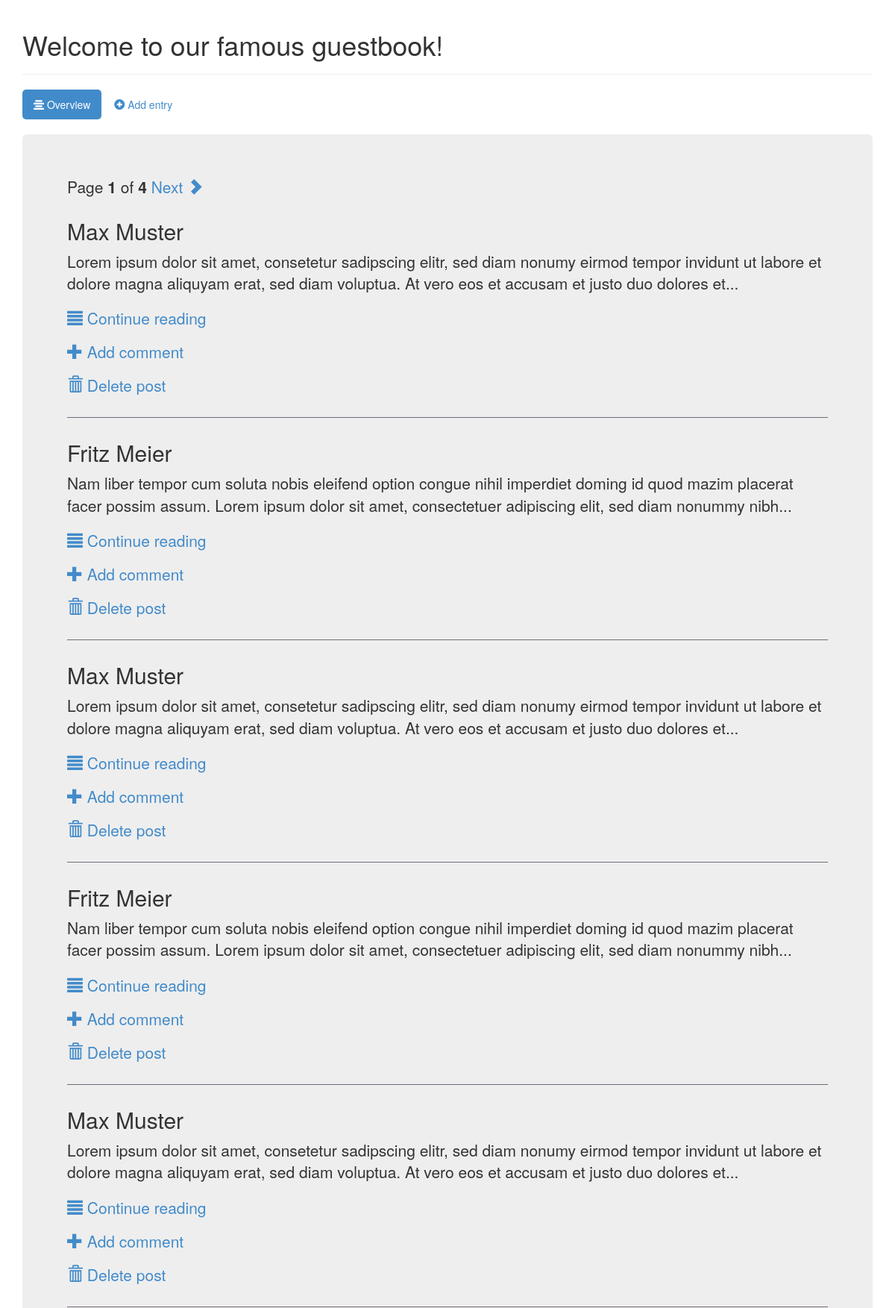
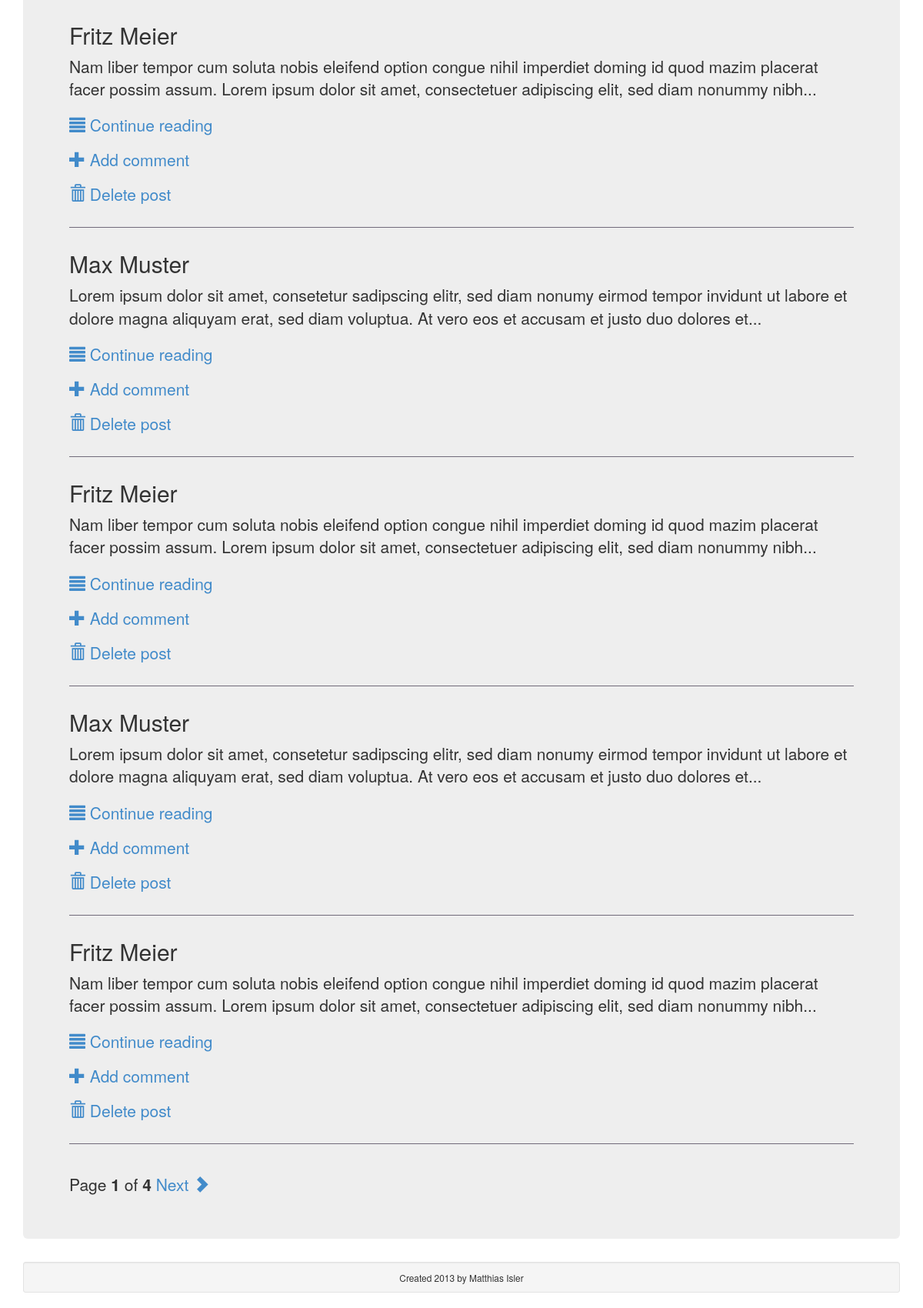
The page / on the database its author committed (2 pictures, top to bottom).
### tables this page shows
CREATE TABLE IF NOT EXISTS `posts` (
  `post_id` int(10) unsigned NOT NULL AUTO_INCREMENT,
  `name` varchar(100) NOT NULL,
  `mail` varchar(100) NOT NULL,
  `message` text NOT NULL,
  `created_at` timestamp NOT NULL DEFAULT CURRENT_TIMESTAMP,
  PRIMARY KEY (`post_id`)
);

### library/framework/view/Base.php (called while the page is built, shortened)
<?php
class Framework_View_Base
{
    private $_vars = array();
    private $_target = null;
    public function load($target)
    {
        $this->_target = $this->_prefix . $target;
        return $this;
    }
    public function __get($name)
    {
        return $this->get($name);
    }
    public function set($name, $value)
    {
        $this->_vars[$name] = $value;
        return $this;
    }
    public function get($name)
    {
        if (isset($this->_vars[$name])) {
            return $this->_vars[$name];
        }
        return false;
    }
    public function render()
    {
        $autoloader = Framework_Autoloader::getInstance();
        include $autoloader->autoload($this->_target, false);
        return ob_get_clean();
    }
}

### app/controller/Book.php (called while the page is built, shortened)
<?php
class Controller_Book extends Framework_Controller
{
    public function overview()
    {
        $view = $this->view()->load('Book_Overview');
        $model = $this->model()->load('Post');
        $postQuantity = $model->getQuantity();
        $page = $this->request()->get('page');
        $maxPage = ceil($postQuantity / 10);
        if (!is_numeric($page) || $page > $maxPage || $page < 1) {
            $page = 1;
        }
        $posts = $model->getAllPaginated($page);
        $view->posts = $posts;
        $view->page = $page;
        $view->maxPage = $maxPage;
        return $view->render();
    }
}

### library/framework/mvc/dispatcher/Standard.php (called while the page is built, shortened)
<?php
class Framework_Mvc_Dispatcher_Standard implements Framework_Mvc_Dispatcher_Interface
{
    private $_method;
    public function setRoute($route)
    {
        $this->_method = $route[1];
        return $this;
    }
    public function loadRoute()
    {
        $method = $this->_method;
        $object = new $controller();
        $output = $object->$method();
        return $output;
    }
}

### library/framework/Mvc.php (called while the page is built, shortened)
<?php
class Framework_Mvc
{
    private static $_instance = null;
    private $_router = null;
    private $_dispatcher = null;
    private $_defaultRoute = array();
    public static function getInstance()
    {
        if (!self::$_instance) {
            self::$_instance = new self;
        }
        return self::$_instance;
    }
    public function setDefaultRoute($route)
    {
        $this->_defaultRoute = $route;
    }
    public function getDefaultRoute()
    {
        return $this->_defaultRoute;
    }
    public function getRouter()
    {
        return $this->_router;
    }
    public function setRouter($router)
    {
        if ($router instanceof Framework_Mvc_Router_Interface) {
            $this->_router = $router;
            return $this;
        }
        throw new Exception('Router is invalid');
    }
    public function getDispatcher()
    {
        return $this->_dispatcher;
    }
    public function setDispatcher($dispatcher)
    {
        if ($dispatcher instanceof Framework_Mvc_Dispatcher_Interface) {
            $this->_dispatcher = $dispatcher;
            return $this;
        }
        throw new Exception('Dispatcher is invalid');
    }
    public function run()
    {
        $router = $this->getRouter();
        $dispatcher = $this->getDispatcher();
        $route = new Framework_Controller_Request();
        $router->setRoute(array(
            $route->getController(),
            $route->getMethod()
        ));
        $dispatcher->setRoute(array(
            $router->getController(),
            $router->getMethod()
        ));
        if (!$dispatcher->testRoute()) {
            $router->setRoute($this->getDefaultRoute());
        }
        $dispatcher->setRoute(array(
            $router->getController(),
            $router->getMethod()
        ));
        $output = $dispatcher->loadRoute();
        return $this;
    }
}

### library/framework/Autoloader.php (called while the page is built, shortened)
<?php
class Framework_Autoloader
{
    private $_dirs = array();
    private static $_instance = null;
    public static function getInstance()
    {
        if (!self::$_instance) {
            self::$_instance = new self;
        }
        return self::$_instance;
    }
    public function addDir($dir)
    {
        $this->_dirs[] = $dir;
        return $this;
    }
    public function autoload($className, $include = true)
    {
        $fileName = $this->_convertClassName($className);
        foreach ($this->_dirs as $dir) {
            $file = $dir . DIRECTORY_SEPARATOR . $fileName;
            if (file_exists($file)) {
                if ($include) {
                    return true;
                }
                return $file;
            }
        }
        return false;
    }
    private function _convertClassName($className)
    {
        $name = '';
        $parts = explode('_', $className);
        $i = 1;
        $quantity = count($parts);
        foreach ($parts as $part) {
            if ($i == $quantity) {
                $name .= ucwords($part) . '.php';
            }
            else {
                $name .= strtolower($part) . DIRECTORY_SEPARATOR;
            }
            $i++;
        }
        return $name;
    }
}

### library/framework/model/Registry.php (called while the page is built, shortened)
<?php
class Framework_Model_Registry
{
    private $_connection = null;
    private static $_instance = null;
    public static function getInstance()
    {
        if (!self::$_instance) {
            self::$_instance = new self;
        }
        return self::$_instance;
    }
    public function setConnection($connection)
    {
        $this->_connection = $connection;
        return $this;
    }
    public function __call($name, $params)
    {
        if ($this->_connection) {
            if (method_exists($this->_connection, $name)) {
                return call_user_func_array(array($this->_connection, $name), $params[0]);
            }
            throw new Exception('Method not supported');
        }
        throw new Exception('Connection not available');
    }
}

### library/framework/Model.php (called while the page is built, shortened)
<?php
class Framework_Model
{
    private $_registry;
    public function __construct()
    {
        $this->_registry = Framework_Model_Registry::getInstance();
        return $this;
    }
    public function init()
    {
        return true;
    }
    final public function load($model)
    {
        $object = new $model();
        $object->init();
        return $object;
    }
    public function __call($name, $params)
    {
        return $this->_registry->$name($params);
    }
}

### app/model/Post.php (called while the page is built, shortened)
<?php
class Model_Post extends Framework_Model
{
    public function getAllPaginated($page)
    {
        $limit = $page * 10 - 10;
        $statement = $this->prepare("SELECT post_id, name, mail, message, created_at
                                     FROM posts
                                     ORDER BY created_at DESC
                                     LIMIT " . $limit . ",10");
        $statement->execute();
        return $statement->fetchAll();
    }
}

### library/framework/Controller.php (called while the page is built, shortened)
<?php
abstract class Framework_Controller
{
    final public function request()
    {
        return new Framework_Controller_Request();
    }
    final public function model()
    {
        return new Framework_Model();
    }
}

### library/framework/controller/Request.php (called while the page is built, shortened)
<?php
class Framework_Controller_Request
{
    public function get($key)
    {
        switch (true) {
            default:
                return null;
        }
    }
    public function has($key)
    {
        switch (true) {
            default:
                return false;
        }
    }
}

### app/view/book/Overview.php (the view, shortened to what this page needs)
<div id="pagination">
    <span>Page <strong><?php echo $page; ?></strong> of <strong><?php echo $this->maxPage; ?></strong></span>
    <?php if ($this->page < $this->maxPage) : ?>
        <a id="page-next" href="?controller=Book&method=overview&page=<?php echo $page + 1; ?>">
            Next <span class="glyphicon glyphicon-chevron-right"></span>
        </a>
    <?php endif; ?>
</div>
<?php foreach ($this->posts as $post) : ?>
<section class="post post-<?php echo $post['post_id']; ?>">
    <h2><?php echo $post['name']; ?></h2>
    <p>
        <?php
            if (strlen($post['message']) > 200) :
                $pos = strpos($post['message'], ' ', 200);
                echo substr($post['message'], 0, $pos ) . '...';
            else :
                echo $post['message'];
            endif;
        ?>
    </p>
    <a href="?controller=Book&method=detail&id=<?php echo $post['post_id']; ?>">
        <span class="glyphicon glyphicon-align-justify"></span> Continue reading
    </a><br />
    <a href="#" class="add-comment" data-post-id="<?php echo $post['post_id']; ?>">
        <span class="glyphicon glyphicon-plus"></span> Add comment
    </a><br />
    <a href="#" class="delete-post" data-post-id="<?php echo $post['post_id']; ?>">
        <span class="glyphicon glyphicon-trash"></span> Delete post
    </a>
</section>
<?php endforeach; ?>
<div id="pagination">
    <span>Page <strong><?php echo $page; ?></strong> of <strong><?php echo $this->maxPage; ?></strong></span>
    <?php if ($this->page < $this->maxPage) : ?>
    <a href="?controller=Book&method=overview&page=<?php echo $page + 1; ?>">
        Next <span class="glyphicon glyphicon-chevron-right"></span>
    </a>
    <?php endif; ?>
</div>

### index.php (shortened to what this page needs)
<?php
require_once 'library/framework/Autoloader.php';
$mvc = Framework_Mvc::getInstance();
$mvc->setDefaultRoute(array('Book', 'overview'));
$output = $mvc->run()->getOutput();
$request = new Framework_Controller_Request();
if ($request->has('ajax')) {
    echo $output;
}
else {
    $layout = new Framework_Layout();
    $layout->load('Default');
    $layout->mvc = $output;
    echo $layout->render();
}

### app/layout/Default.php (shortened to what this page needs)
<!DOCTYPE html>
<html lang="en">
<head>
    <link href="public/css/bootstrap.min.css" rel="stylesheet" media="screen">
    <link href="public/css/application.css" rel="stylesheet" media="all">
</head>
<body>
    <div id="wrapper" class="container">
        <header class="page-header">
            <h1>Welcome to our famous guestbook!</h1>
        </header>
        <nav role="navigation" class="clearfix">
            <ul class="nav nav-pills">
                <li class="active">
                    <a href="?controller=Book&method=overview">
                        <span class="glyphicon glyphicon-align-center"></span> Overview
                    </a>
                </li>
                <li>
                    <a href="?controller=Book&method=add">
                        <span class="glyphicon glyphicon-plus-sign"></span> Add entry
                    </a>
                </li>
            </ul>
        </nav>
        <article class="jumbotron clearfix">
            <?php echo $this->mvc; ?>
        </article>
        <footer class="well well-sm text-center">
            <small>Created 2013 by Matthias Isler</small>
        </footer>
    </div>
</body>
</html>

### public/css/application.css (style rules this page uses)
body { display: none; }
nav { margin-bottom: 20px; }
section { border-bottom: 1px solid #716b7a; margin-bottom: 30px; padding-bottom: 20px; }

### rows shown on the page
posts: name "Max Muster", message "Lorem ipsum dolor sit amet, consetetur sadipscing elitr, sed diam nonumy eirmod tempor invidunt ut labore et dolore magna aliquyam erat, sed diam voluptua. At vero eos et accusam et justo duo dolores et"
posts: name "Fritz Meier", message "Nam liber tempor cum soluta nobis eleifend option congue nihil imperdiet doming id quod mazim placerat facer possim assum. Lorem ipsum dolor sit amet, consectetuer adipiscing elit, sed diam nonummy nibh"
posts: name "Max Muster", message "Lorem ipsum dolor sit amet, consetetur sadipscing elitr, sed diam nonumy eirmod tempor invidunt ut labore et dolore magna aliquyam erat, sed diam voluptua. At vero eos et accusam et justo duo dolores et"
posts: name "Fritz Meier", message "Nam liber tempor cum soluta nobis eleifend option congue nihil imperdiet doming id quod mazim placerat facer possim assum. Lorem ipsum dolor sit amet, consectetuer adipiscing elit, sed diam nonummy nibh"
posts: name "Max Muster", message "Lorem ipsum dolor sit amet, consetetur sadipscing elitr, sed diam nonumy eirmod tempor invidunt ut labore et dolore magna aliquyam erat, sed diam voluptua. At vero eos et accusam et justo duo dolores et"
posts: name "Fritz Meier", message "Nam liber tempor cum soluta nobis eleifend option congue nihil imperdiet doming id quod mazim placerat facer possim assum. Lorem ipsum dolor sit amet, consectetuer adipiscing elit, sed diam nonummy nibh"
posts: name "Max Muster", message "Lorem ipsum dolor sit amet, consetetur sadipscing elitr, sed diam nonumy eirmod tempor invidunt ut labore et dolore magna aliquyam erat, sed diam voluptua. At vero eos et accusam et justo duo dolores et"
posts: name "Fritz Meier", message "Nam liber tempor cum soluta nobis eleifend option congue nihil imperdiet doming id quod mazim placerat facer possim assum. Lorem ipsum dolor sit amet, consectetuer adipiscing elit, sed diam nonummy nibh"
posts: name "Max Muster", message "Lorem ipsum dolor sit amet, consetetur sadipscing elitr, sed diam nonumy eirmod tempor invidunt ut labore et dolore magna aliquyam erat, sed diam voluptua. At vero eos et accusam et justo duo dolores et"
posts: name "Fritz Meier", message "Nam liber tempor cum soluta nobis eleifend option congue nihil imperdiet doming id quod mazim placerat facer possim assum. Lorem ipsum dolor sit amet, consectetuer adipiscing elit, sed diam nonummy nibh"

### other values the page prints
$page "1"
$this->maxPage "4"
